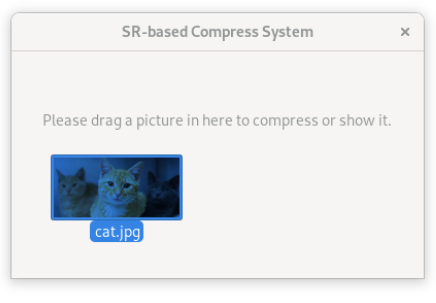
#> input picture pics/drag.png, 436 x 303 px
$ python srp.py ../pics/drag.png
#> lines starting #> are read from the running program, lines starting #| are printed output that depends on the picture
#!/usr/bin/env python3
import sys
import os
from PIL import Image
import numpy as np
import math
from ISR.models import RDN
import io
import struct

DEBUG = os.getenv('DEBUG')
if DEBUG == '0' or DEBUG is None:
    DEBUG = False


# [30 lines left out: functions PSNR, SR, getFileName, not called in this run]


def compress(infile, outfile):
#> called with infile = '../pics/drag.png', outfile = '../pics/drag.srp'
    print(f"Compressing {infile}...")
    try:
        in_img = Image.open(infile)
#> in_img is the input picture: PIL image 436x303 RGBA; mean R, G, B, A 228.3, 230.7, 233.5, 255
    except IOError as err:
        print("IO Error: {}".format(err))
        raise

    thumbnail_size = (in_img.width//2, in_img.height//2)
#> thumbnail_size = (218, 151)
    thumbnail = in_img.copy()
    thumbnail.thumbnail(thumbnail_size)
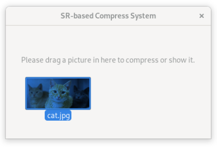
#> thumbnail: PIL image 217x151 RGBA; mean R, G, B, A 228.3, 230.7, 233.5, 255

    if DEBUG:
        thumbnail.save(getFileName('output1.jpg'))

    thumbnail_output = io.BytesIO()
#> (the run stopped early here; a loop or call above may not have finished)

$ run again, on pics/saveas.png
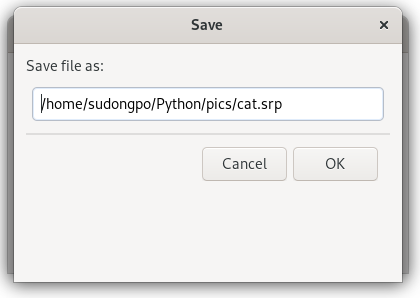
#> input picture pics/saveas.png, 420 x 298 px
#> in compress, in_img is the input picture: PIL image 420x298 RGBA; mean R, G, B, A 232.6, 231.6, 230.7, 255
#> in compress, `thumbnail.thumbnail(thumbnail_size)`:
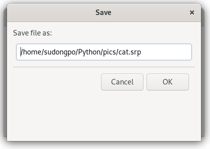
#> thumbnail: PIL image 210x149 RGBA; mean R, G, B, A 232.5, 231.6, 230.7, 255
